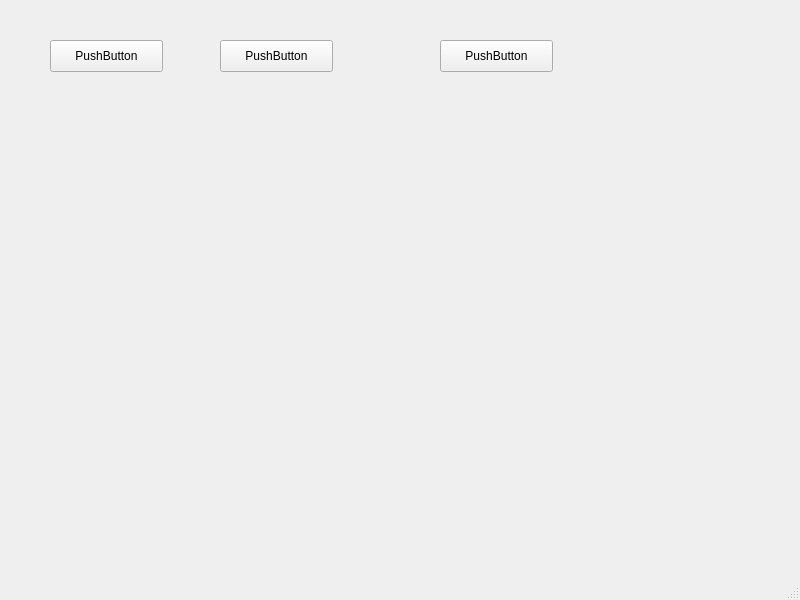
<?xml version="1.0" encoding="UTF-8"?>
<ui version="4.0">
 <class>MainWindow</class>
 <widget class="QMainWindow" name="MainWindow">
  <property name="geometry">
   <rect>
    <x>0</x>
    <y>0</y>
    <width>800</width>
    <height>600</height>
   </rect>
  </property>
  <property name="windowTitle">
   <string>MainWindow</string>
  </property>
  <widget class="QWidget" name="centralwidget">
   <widget class="QPushButton" name="pushButton">
    <property name="geometry">
     <rect>
      <x>50</x>
      <y>40</y>
      <width>113</width>
      <height>32</height>
     </rect>
    </property>
    <property name="text">
     <string>PushButton</string>
    </property>
   </widget>
   <widget class="QPushButton" name="pushButton_2">
    <property name="geometry">
     <rect>
      <x>220</x>
      <y>40</y>
      <width>113</width>
      <height>32</height>
     </rect>
    </property>
    <property name="text">
     <string>PushButton</string>
    </property>
   </widget>
   <widget class="QPushButton" name="pushButton_3">
    <property name="geometry">
     <rect>
      <x>440</x>
      <y>40</y>
      <width>113</width>
      <height>32</height>
     </rect>
    </property>
    <property name="text">
     <string>PushButton</string>
    </property>
    <property name="flat">
     <bool>false</bool>
    </property>
   </widget>
   <widget class="QStackedWidget" name="stackedWidget">
    <property name="geometry">
     <rect>
      <x>50</x>
      <y>140</y>
      <width>700</width>
      <height>370</height>
     </rect>
    </property>
    <widget class="QWidget" name="page_5"/>
    <widget class="QWidget" name="page_6"/>
   </widget>
  </widget>
  <widget class="QMenuBar" name="menubar">
   <property name="geometry">
    <rect>
     <x>0</x>
     <y>0</y>
     <width>800</width>
     <height>22</height>
    </rect>
   </property>
  </widget>
  <widget class="QStatusBar" name="statusbar"/>
 </widget>
 <resources/>
 <connections/>
</ui>
